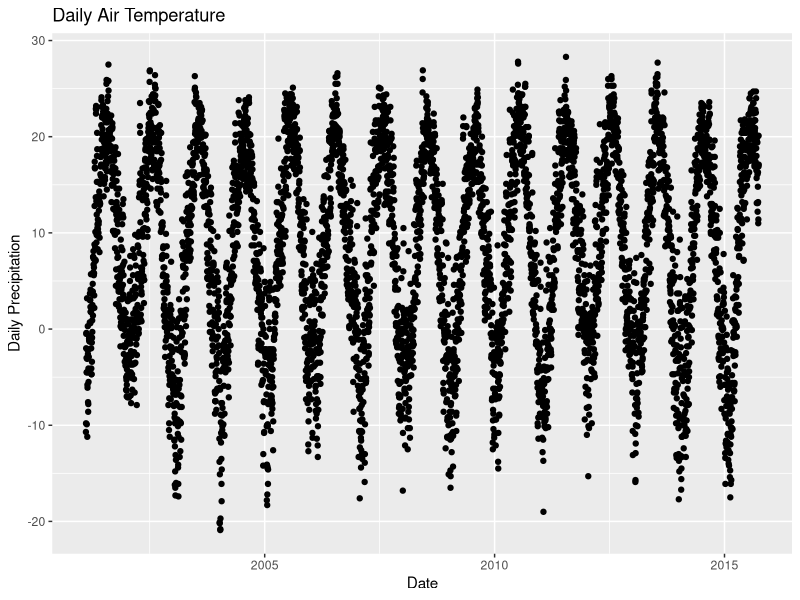

Write R code to recreate this figure.
library(ggplot2)

# Load csv file of daily meteorological data from Harvard Forest
harMet.daily <- read.csv(
  file="NEON-DS-Met-Time-Series/HARV/FisherTower-Met/hf001-06-daily-m.csv",
  stringsAsFactors = FALSE
)

harMet.daily$date <- as.Date(harMet.daily$date)
head(harMet.daily$date)

class(harMet.daily)
head(harMet.daily)
str(harMet.daily)

qplot(x=date,y=airt,
      data=harMet.daily,
      main="Daily Air Temperature",
      xlab = "Date",
      ylab = "Daily Precipitation")

